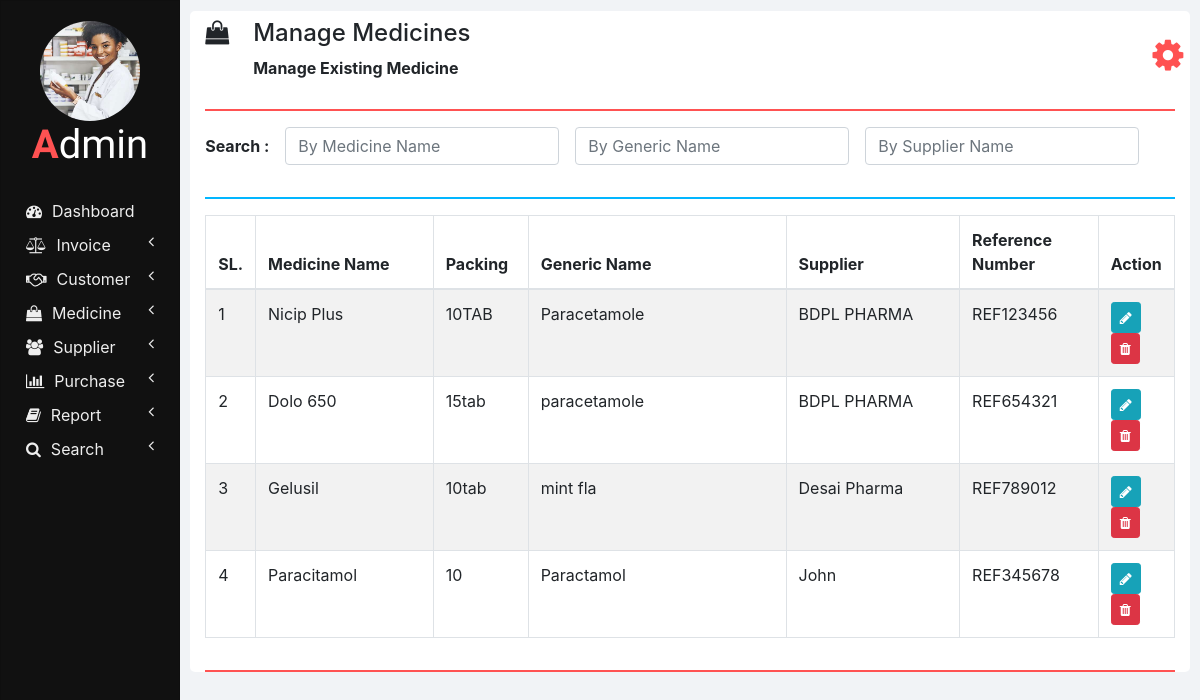
The page /manage_medicine.php on the database as committed earlier.
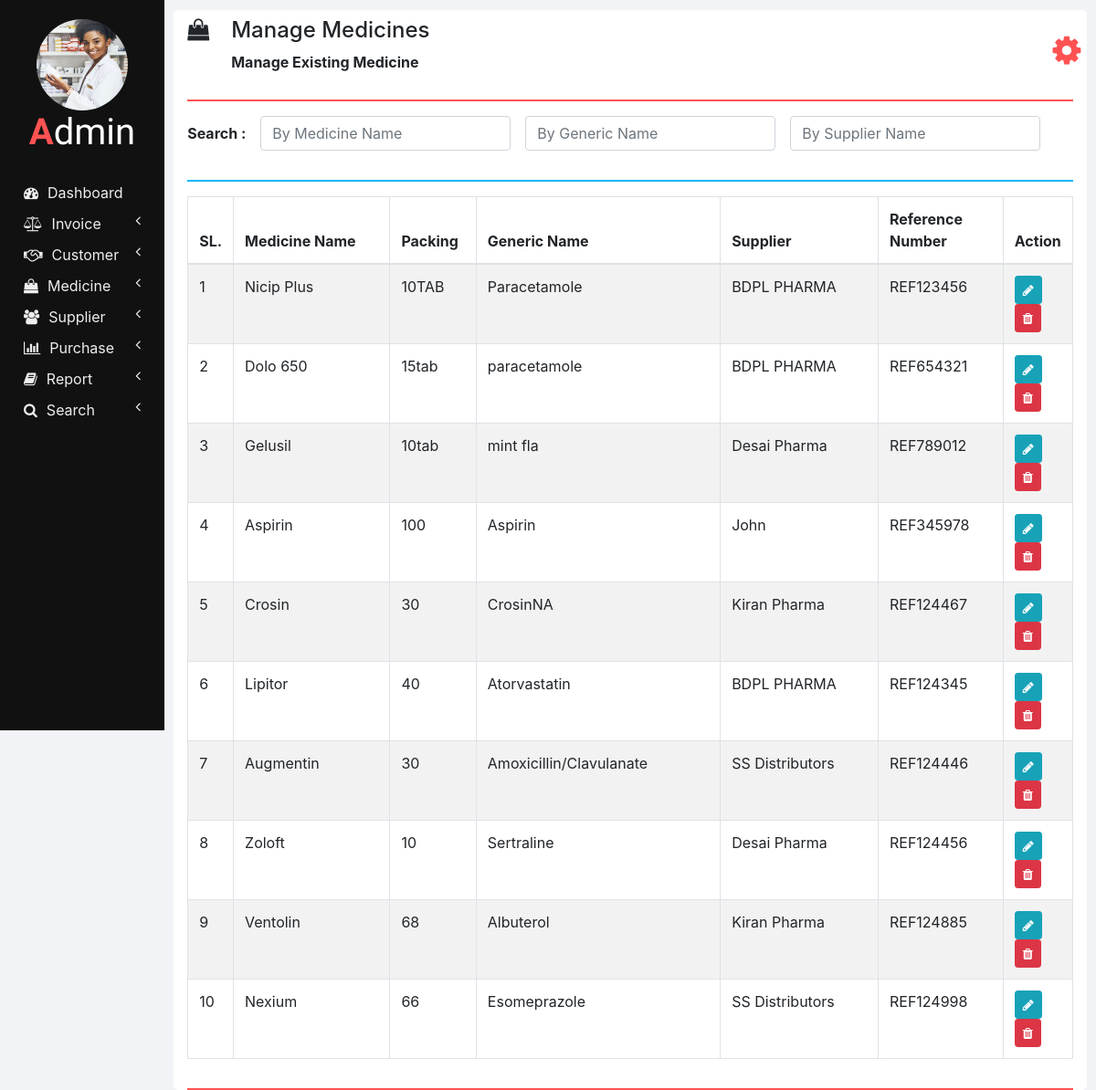
The same page on the database as committed later.
### tables this page shows
CREATE TABLE `medicines` (
  `ID` int(11) NOT NULL,
  `NAME` varchar(100) NOT NULL,
  `PACKING` varchar(20) NOT NULL,
  `GENERIC_NAME` varchar(100) NOT NULL,
  `SUPPLIER_NAME` varchar(100) NOT NULL,
  `REFERENCE_NUMBER` varchar(100) NOT NULL
);

### php/manage_medicine.php (the view, shortened to what this page needs)
<?php
  function showMedicines($id) {
    require "db_connection.php";
    if($con) {
      $seq_no = 0;
      $query = "SELECT * FROM medicines";
      $result = mysqli_query($con, $query);
      while($row = mysqli_fetch_array($result)) {
        $seq_no++;
        if($row['ID'] == $id)
          showEditOptionsRow($seq_no, $row);
        else
          showMedicineRow($seq_no, $row);
      }
    }
  }
  function showMedicineRow($seq_no, $row) {
    ?>
    <tr>
      <td><?php echo $seq_no; ?></td>
      <td><?php echo $row['NAME']; ?></td>
      <td><?php echo $row['PACKING']; ?></td>
      <td><?php echo $row['GENERIC_NAME']; ?></td>
      <td><?php echo $row['SUPPLIER_NAME']; ?></td>
      <td><?php echo $row['REFERENCE_NUMBER']; ?></td>
      <td>
        <button href="" class="btn btn-info btn-sm" onclick="editMedicine(<?php echo $row['ID']; ?>);">
          <i class="fa fa-pencil"></i>
        </button>
        <button class="btn btn-danger btn-sm" onclick="deleteMedicine(<?php echo $row['ID']; ?>);">
          <i class="fa fa-trash"></i>
        </button>
      </td>
    </tr>
    <?php
  }
  ?>

### manage_medicine.php (shortened to what this page needs)
<!DOCTYPE html>
<html lang="en" dir="ltr">
  <head>
    <link rel="stylesheet" href="bootstrap/css/bootstrap.min.css">
    <link rel="stylesheet" href="https://use.fontawesome.com/releases/v5.3.1/css/all.css">
    <link rel="stylesheet" href="https://cdnjs.cloudflare.com/ajax/libs/font-awesome/4.7.0/css/font-awesome.min.css">
    <link rel="stylesheet" href="css/sidenav.css">
    <link rel="stylesheet" href="css/home.css">
  </head>
  <body>
    <div class="container-fluid">
      <div class="container">
        <?php
          require "php/header.php";
          createHeader('shopping-bag', 'Manage Medicines', 'Manage Existing Medicine');
        ?>
        <div class="row">
          <div class="col-md-12 form-group form-inline">
            <label class="font-weight-bold" for="">Search :&emsp;</label>
            <input type="text" class="form-control" id="by_name" placeholder="By Medicine Name" onkeyup="searchMedicine(this.value, 'name');">
            &emsp;<input type="text" class="form-control" id="by_generic_name" placeholder="By Generic Name" onkeyup="searchMedicine(this.value, 'generic_name');">
            &emsp;<input type="text" class="form-control" id="by_suppliers_name" placeholder="By Supplier Name" onkeyup="searchMedicine(this.value, 'suppliers_name');">
          </div>
          <div class="col col-md-12">
            <hr class="col-md-12" style="padding: 0px; border-top: 2px solid  #02b6ff;">
          </div>
          <div class="col col-md-12 table-responsive">
            <div class="table-responsive">
            	<table class="table table-bordered table-striped table-hover">
            		<thead>
            			<tr>
            				<th style="width: 5%;">SL.</th>
            				<th style="width: 20%;">Medicine Name</th>
                    <th style="width: 10%;">Packing</th>
                    <th style="width: 30%;">Generic Name</th>
            				<th style="width: 20%;">Supplier</th>
            				<th style="width: 20%;">Reference Number</th>
                    <th style="width: 15%;">Action</th>
            			</tr>
            		</thead>
            		<tbody id="medicines_div">
                  <?php
                    require 'php/manage_medicine.php';
                    showMedicines(0);
                  ?>
            		</tbody>
            	</table>
            </div>
          </div>
        </div>
        <hr style="border-top: 2px solid #ff5252;">
      </div>
    </div>
  </body>
</html>

### php/header.php
<?php
  function createHeader($icon, $heading, $sub_heading) {
    echo '
    <section class="row content-header">
      <div class="header-title col-md-11">
        <p class="h4 pt-2"><i class="fa fa-'.$icon.'"></i>&emsp;'.$heading.'</p>
        &emsp;&emsp;&emsp;<small class="font-weight-bold h6">'.$sub_heading.'</small>
      </div>
      <div class="col-md-1 user_options">
        <button class="col col-md-1 m-3" onclick="showOptions();">
          <i class="fa fa-gear"></i>
        </button>
        <div id="mark"><i class="fa fa-play fa-rotate-270"></i></div>
        <ul id="options" class="options list-unstyled" style="display: none;">
          <li>
            <a href="my_profile.php"><i class="fa fa-user"></i><span>My Profile</span></a>
          </li>
          <li>
            <a href="change_password.php"><i class="fa fa-edit"></i><span>Change Password</span></a>
          </li>
          <li>
            <a href="logout.php"><i class="fa fa-key"></i><span>Logout</span></a>
          </li>
        </ul>
      </div>
    </section>
    <hr style="border-top: 2px solid #ff5252;">
    ';
  }
?>

### css/sidenav.css (style rules this page uses)
body { background-color: #f1f3f6; }
.sidenav { width: 15%; height: 100vh; background-color: #222222; position: fixed; z-index: 1; flex: 1 0 auto; }
.card { width: 100%; height: 100%; top: 0; border-radius: 0; background-color: #111111; }
.logo .logo-caption { font-family: "Poiret One", cursive; color: #ffffff; text-align: center; margin-bottom: 25px; }
.logo .profile { width: 100px; height: 100px; margin-left: 50%; border-radius: 50%; transform: translate(-50%); }
.logo .tweak { color: #ff5252; font-weight: bold; }
.main-menu-item { padding: 5px 5px; cursor: pointer; }
.main-menu-item > a { color: #eeeeee; text-decoration: none; font-size: 16px; }
.main-menu-item > a > span { margin-left: 10px; }

### css/home.css (style rules this page uses)
html, body { height: 100vh; }
.container-fluid { margin-left: 15%; width: 85%; background: #f1f3f6; padding: 1px 0 0 0; flex: 1 0 auto; }
.container { margin: 0; max-width: 98%; margin: 1%; background-color: #ffffff; border-radius: 5px; }
.user_options button { max-width: 50px; max-height: 50px; font-size: 36px; background-color: #ffffff; color: #ff5252; border: none; outline: none; }

Rows that differ between the two databases and show on the page:
removed medicines: seq_no "4", NAME "Paracitamol", PACKING "10", GENERIC_NAME "Paractamol", SUPPLIER_NAME "John", REFERENCE_NUMBER "REF345678"
added medicines: seq_no "4", NAME "Aspirin", PACKING "100", GENERIC_NAME "Aspirin", SUPPLIER_NAME "John", REFERENCE_NUMBER "REF345978"
added medicines: seq_no "5", NAME "Crosin", PACKING "30", GENERIC_NAME "CrosinNA", SUPPLIER_NAME "Kiran Pharma", REFERENCE_NUMBER "REF124467"
added medicines: seq_no "6", NAME "Lipitor", PACKING "40", GENERIC_NAME "Atorvastatin", SUPPLIER_NAME "BDPL PHARMA", REFERENCE_NUMBER "REF124345"
added medicines: seq_no "7", NAME "Augmentin", PACKING "30", GENERIC_NAME "Amoxicillin/Clavulanate", SUPPLIER_NAME "SS Distributors", REFERENCE_NUMBER "REF124446"
added medicines: seq_no "8", NAME "Zoloft", PACKING "10", GENERIC_NAME "Sertraline", SUPPLIER_NAME "Desai Pharma", REFERENCE_NUMBER "REF124456"
added medicines: seq_no "9", NAME "Ventolin", PACKING "68", GENERIC_NAME "Albuterol", SUPPLIER_NAME "Kiran Pharma", REFERENCE_NUMBER "REF124885"
added medicines: seq_no "10", NAME "Nexium", PACKING "66", GENERIC_NAME "Esomeprazole", SUPPLIER_NAME "SS Distributors", REFERENCE_NUMBER "REF124998"
